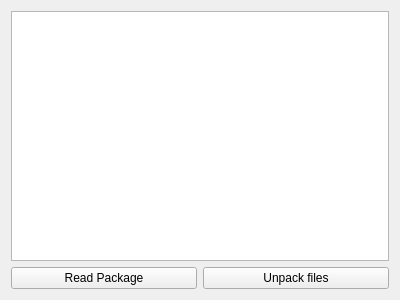
<?xml version="1.0" encoding="UTF-8"?>
<ui version="4.0">
 <class>LPKGReader</class>
 <widget class="QWidget" name="LPKGReader">
  <property name="geometry">
   <rect>
    <x>0</x>
    <y>0</y>
    <width>400</width>
    <height>300</height>
   </rect>
  </property>
  <property name="windowTitle">
   <string>Form</string>
  </property>
  <layout class="QHBoxLayout" name="horizontalLayout_2">
   <item>
    <layout class="QVBoxLayout" name="verticalLayout">
     <item>
      <widget class="QListWidget" name="filelistWidget"/>
     </item>
     <item>
      <layout class="QHBoxLayout" name="horizontalLayout">
       <item>
        <widget class="QPushButton" name="readPackage">
         <property name="text">
          <string>Read Package</string>
         </property>
        </widget>
       </item>
       <item>
        <widget class="QPushButton" name="generateFile">
         <property name="text">
          <string>Unpack files</string>
         </property>
        </widget>
       </item>
      </layout>
     </item>
    </layout>
   </item>
  </layout>
  <zorder>filelistWidget</zorder>
  <zorder>readPackage</zorder>
  <zorder>generateFile</zorder>
  <zorder>generateFile</zorder>
 </widget>
 <resources/>
 <connections/>
</ui>
